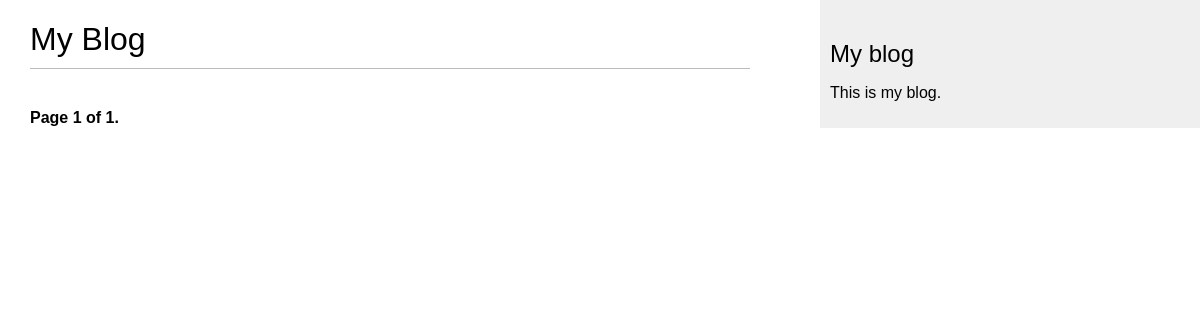
Page /blog/post on the earlier database version.
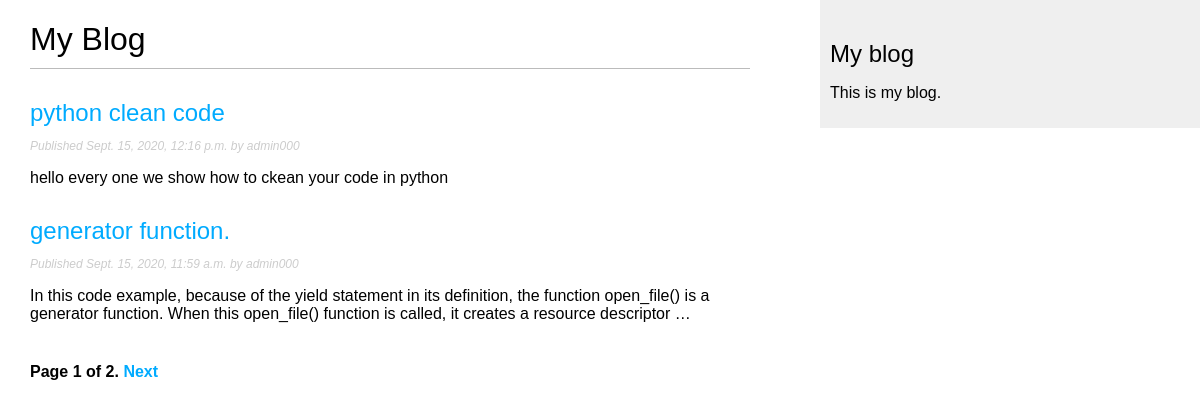
Same page on the later database version.
### myapp/models.py (models this page shows, shortened)
class Post(models.Model):
	STATUS_CHOICES = (
	('draft', 'Draft'),
	('published', 'Published'),
	)
	title = models.CharField(max_length=250)
	slug = models.SlugField(max_length=250,unique_for_date='publish')
	author = models.ForeignKey(User,on_delete=models.CASCADE,related_name='blog_posts')
	body = models.TextField()
	publish = models.DateTimeField(default=timezone.now)
	created = models.DateTimeField(auto_now_add=True)
	updated = models.DateTimeField(auto_now=True)
	status = models.CharField(max_length=10,
	choices=STATUS_CHOICES,
	default='draft')
	class Meta:
		ordering = ('-publish',)
	def get_absolute_url(self):
		return reverse('blog:post_detail',
		 		args=[self.publish.year,
					self.publish.month,
					self.publish.day, self.slug])

### myapp/views.py (the view)
# urls.py: path('post',PostListView.as_view(),name='post_list'),
class PostListView(ListView):
	queryset=Post.objects.all()
	context_object_name='posts'
	paginate_by= 2
	template_name='post_list.html'

### myapp/templates/post_list.html (shortened to what this page needs)
{% extends "base.html" %}
{% block content %}
  <h1>My Blog</h1>
  {% for post in posts %}
    <h2>
      <a href="{{ post.get_absolute_url }}">
        {{ post.title }}
      </a>
    </h2>
    <p class="date">
      Published {{ post.publish }} by {{ post.author }}
    </p>
    {{ post.body|truncatewords:30|linebreaks }}
  {% endfor %}
  {% include "pagination.html" with page=page_obj %}
{% endblock %}

### templates/base.html (shortened to what this page needs)
{% load static %}
<!DOCTYPE html>
<html>
<head>
 <link href="{% static 'css/blog.css' %}" rel="stylesheet">
</head>
<body>
 <div id="content">
 {% block content %}
 {% endblock %}
 </div>
 <div id="sidebar">
 <h2 style="max-height: 50px">My blog</h2>
 <p>This is my blog.</p>
 </div>
</body>
</html>

### myapp/templates/pagination.html (shortened to what this page needs)
<div class="pagination">
  <span class="step-links">
    <span class="current">
      Page {{ page.number }} of {{ page.paginator.num_pages }}.
    </span>
    {% if page.has_next %}
      <a href="?page={{ page.next_page_number }}">Next</a>
    {% endif %}
  </span>
</div>

### static/css/blog.css (style rules this page uses)
body { margin:0; padding:0; font-family:arial, sans-serif; ; }
a { color:#00abff; text-decoration:none; }
h1 { font-weight:normal; border-bottom:1px solid #bbb; padding:0 0 10px 0; }
h2 { font-weight:normal; margin:30px 0 0; }
#content { float:left; width:60%; padding:0 0 0 30px; }
#sidebar { float:right; width:30%; padding:10px; background:#efefef; height:100%; }
p.date { color:#ccc; font-family: helvetica, sans-serif; font-size: 12px; font-style: italic; }
.pagination { margin:40px 0; font-weight:bold; }

Differences in the rows shown:
added Post: title "python clean code", publish "Sept. 15, 2020, 12:16 p.m.", author "admin000", body "hello every one we show how to ckean your code in python"
added Post: title "generator function.", publish "Sept. 15, 2020, 11:59 a.m.", author "admin000", body "In this code example, because of the yield statement in its definition, the function open_file() is a generator function. When this open_file() function is called, it creates a resource descriptor …"
Other differences:
{{ page.paginator.num_pages }}: "1" → "2"
text now shown: "Next"
